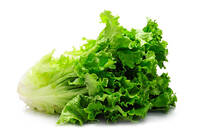
#> input picture download/lettuce.jpg, 204 x 136 px, found by its file name
$ jupyter execute --allow-errors first_class.ipynb
#> lines starting #> are read from the running program, lines starting #| are printed output that depends on the picture
**회귀분석실습**

[cell 1]
from google.colab import drive
drive.mount('/content/drive')

[cell 2]
import pandas as pd
import numpy as np
import statsmodels as sm
import matplotlib.pyplot as plt
import seaborn as sns

# 데이터 불러오기
#> (the rest of this cell did not finish here and is left out)

#> (a cell that did not finish here is left out)

#> (a cell that did not finish here is left out)

[cell 5]
import io
import pandas as pd
from sklearn.metrics import mean_squared_error

#> (the rest of this cell did not finish here and is left out)

[cell 6]
import io
import pandas as pd
from sklearn.metrics import mean_squared_error

#> (the rest of this cell did not finish here and is left out)

[cell 7]
import io
import pandas as pd
from sklearn.metrics import mean_squared_error

#> (the rest of this cell did not finish here and is left out)

**openCV 실습**

[cell 8]
import cv2
from google.colab import files
from google.colab.patches import cv2_imshow
import sys

# 이미지 업로드
uploaded = cv2.imread('/content/drive/MyDrive/Colab Notebooks/practice/download/lettuce.jpg')
#> uploaded is the input picture: shape (136, 204, 3); mean B, G, R 163.3, 206.5, 187.7

if uploaded is None:
    print('Image load failed!')
    sys.exit()

cv2_imshow(uploaded)

[cell 9]
gray_image = cv2.cvtColor(uploaded, cv2.COLOR_BGR2GRAY)
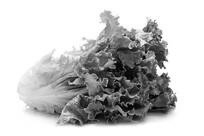
#> gray_image: shape (136, 204); min 0, max 255, mean 196
cv2_imshow(gray_image)

비파과적 분석방법 소개

> 인용구 추가

[cell 10]
import cv2
from google.colab import files
from google.colab.patches import cv2_imshow
import sys
uploaded = cv2.imread('/content/drive/MyDrive/Colab Notebooks/practice/download/lettuce.jpg')

if uploaded is None:
    print('Image load failed!')
    sys.exit()

cv2_imshow(uploaded)

[cell 11]
import cv2
import numpy as np
from sklearn.cluster import KMeans
import matplotlib.pyplot as plt
from sklearn.cluster import KMeans


# 이미지 전처리
image = cv2.cvtColor(uploaded, cv2.COLOR_BGR2RGB)
image = image.reshape((image.shape[0] * image.shape[1], 3))  # height, width 통합


k = 2
clt = KMeans(n_clusters=k)
clt.fit(image)

def centroid_histogram(clt):
    numLabels = np.arange(0, len(np.unique(clt.labels_)) + 1)
    (hist, _) = np.histogram(clt.labels_, bins=numLabels)
    hist = hist.astype("float")
    hist /= hist.sum()
    return hist

hist = centroid_histogram(clt)

def plot_colors(hist, centroids):
    bar = np.zeros((50, 300, 3), dtype="uint8")
    startX = 0
    for (percent, color) in zip(hist, centroids):
        endX = startX + (percent * 300)
        cv2.rectangle(bar, (int(startX), 0), (int(endX), 50),
                      color.astype("uint8").tolist(), -1)
        startX = endX
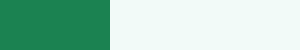
#> bar: shape (50, 300, 3); mean of channels 0, 1, 2 186.8, 206, 163.2; drawn as B, G, R
    return bar

bar = plot_colors(hist, clt.cluster_centers_)

plt.figure(figsize=(8, 4))
plt.axis("off")
plt.imshow(bar)
plt.show()

퀴즈 " 흰색 배경이 포함되어 있어서 제대로 된 분류가 되질 않네요. 어떻게 해야할까요?"

[cell 12]
import cv2
import numpy as np
from sklearn.cluster import KMeans
import matplotlib.pyplot as plt
from sklearn.cluster import KMeans

# 이미지 전처리
image = cv2.cvtColor(uploaded, cv2.COLOR_BGR2RGB)
image = image.reshape((image.shape[0] * image.shape[1], 3))  # height, width 통합
image = np.delete(image, np.where(np.all(image > [245, 245, 245], axis=1)), axis=0)

k = 2
clt = KMeans(n_clusters=k)
clt.fit(image)

def centroid_histogram(clt):
    numLabels = np.arange(0, len(np.unique(clt.labels_)) + 1)
    (hist, _) = np.histogram(clt.labels_, bins=numLabels)
    hist = hist.astype("float")
    hist /= hist.sum()
    return hist

hist = centroid_histogram(clt)

def plot_colors(hist, centroids):
    bar = np.zeros((50, 300, 3), dtype="uint8")
    startX = 0
    for (percent, color) in zip(hist, centroids):
        endX = startX + (percent * 300)
        cv2.rectangle(bar, (int(startX), 0), (int(endX), 50),
                      color.astype("uint8").tolist(), -1)
        startX = endX
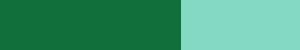
#> bar: shape (50, 300, 3); mean of channels 0, 1, 2 112.9, 153, 61.6; drawn as B, G, R
    return bar

bar = plot_colors(hist, clt.cluster_centers_)

plt.figure(figsize=(8, 4))
plt.axis("off")
plt.imshow(bar)
plt.show()
